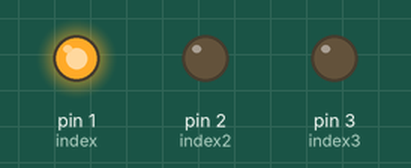
The sketch below on a simulated Arduino Uno, built with avr-gcc and run on an emulated ATmega328P. Shown: output pins drawn as LEDs (lit = HIGH).

Above: at 2.0 s.
At 4.5 s:
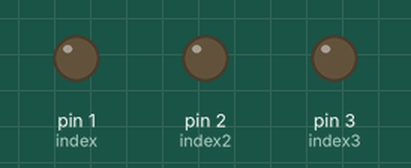
At 7.0 s:
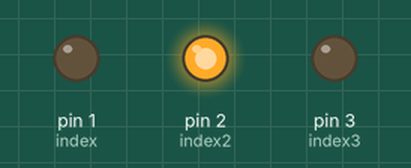
At 12.0 s:
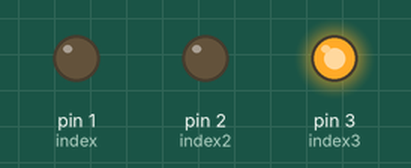
Timing chart, 0 to 19.5 s (numbered marks = the images above):
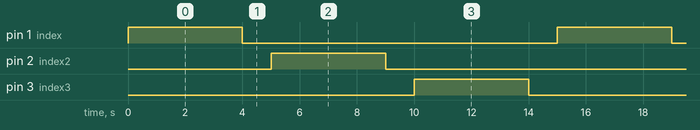

The sketch:

Blink.ino
```cpp
int index = 1;
int index2 = 2;
int index3 = 3;

void setup(){

 pinMode(index , OUTPUT);
 pinMode(index2 , OUTPUT);
   pinMode(index3 , OUTPUT);
}
void loop(){

 digitalWrite(index ,HIGH);
 delay(4000);
  digitalWrite(index ,LOW);
  delay(1000);


 digitalWrite(index2 ,HIGH);
 delay(4000);
  digitalWrite(index2 ,LOW);
  delay(1000);

   digitalWrite(index3 ,HIGH);
 delay(4000);
  digitalWrite(index3 ,LOW);
  delay(1000);

}
```

Measured:
- by itself, pin 1 (index), pin 2 (index2), pin 3 (index3): alternates HIGH for 4.0 s and LOW for 11.0 s
- by itself, everything shown: repeats every 15.0 s, in 6 steps
